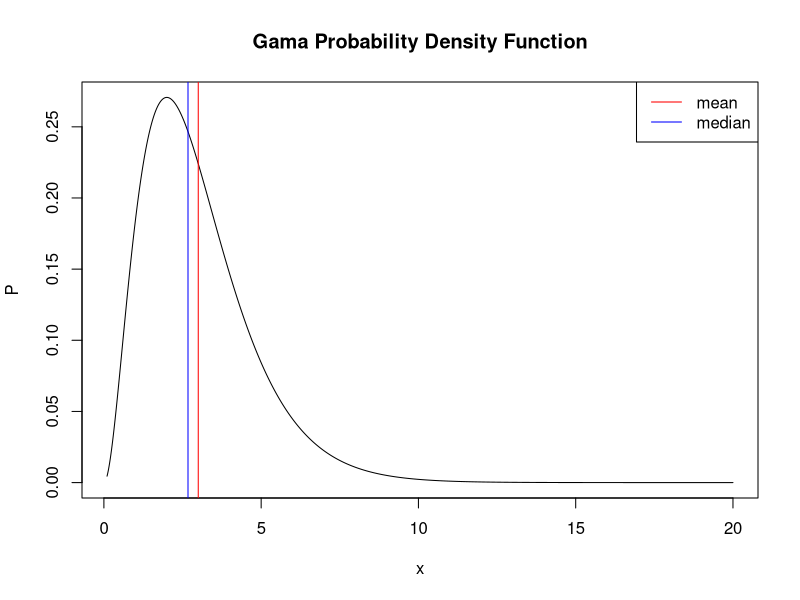
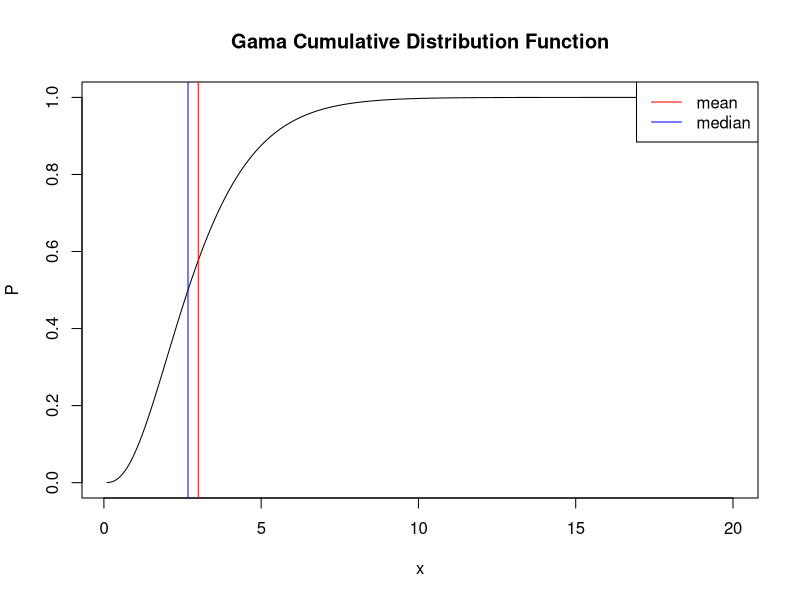
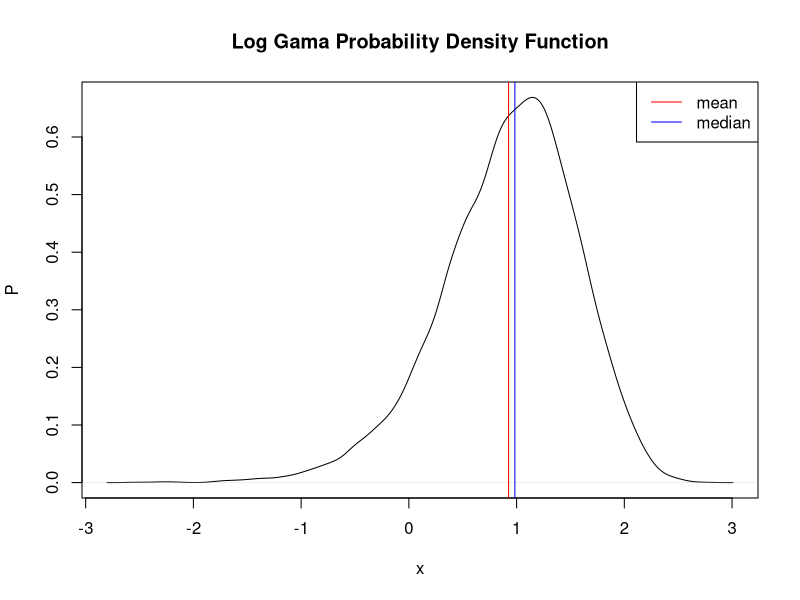
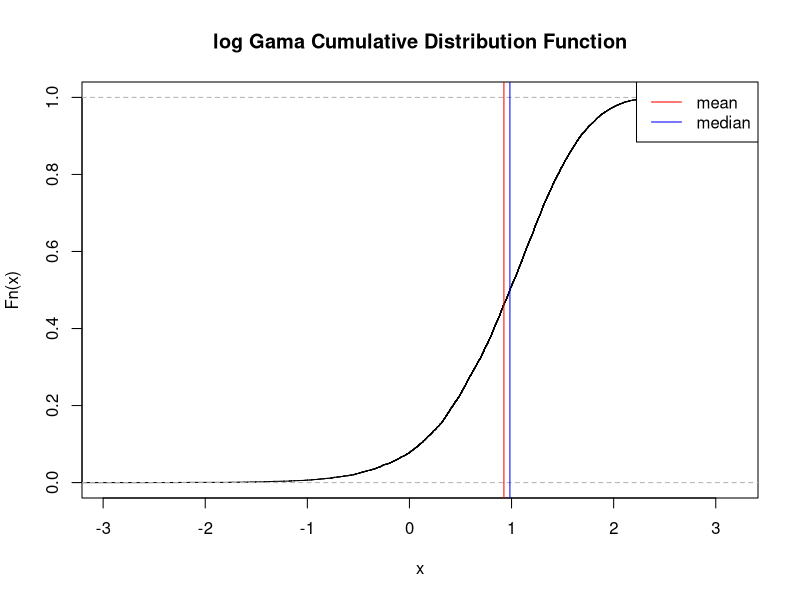
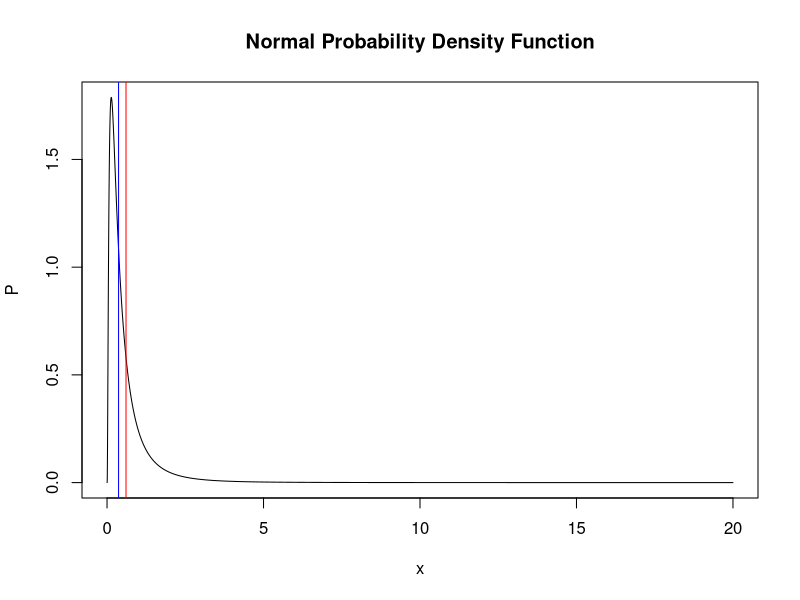
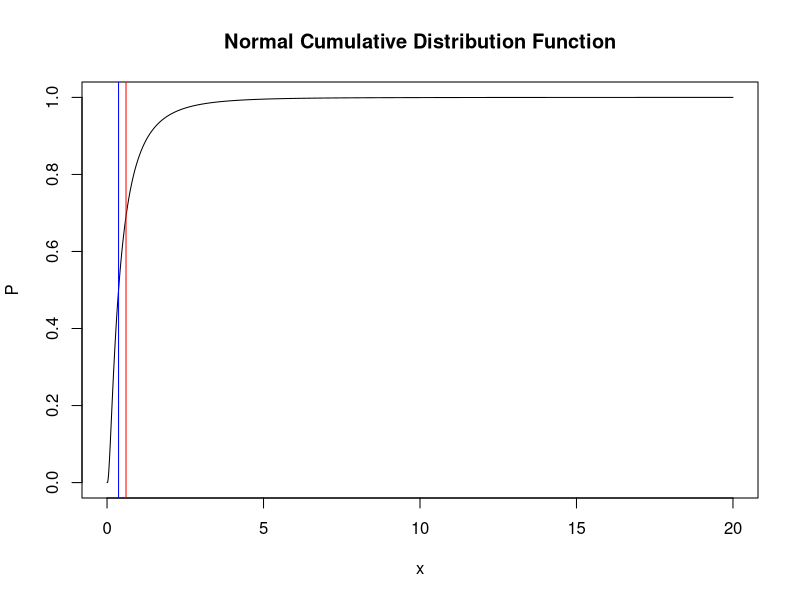
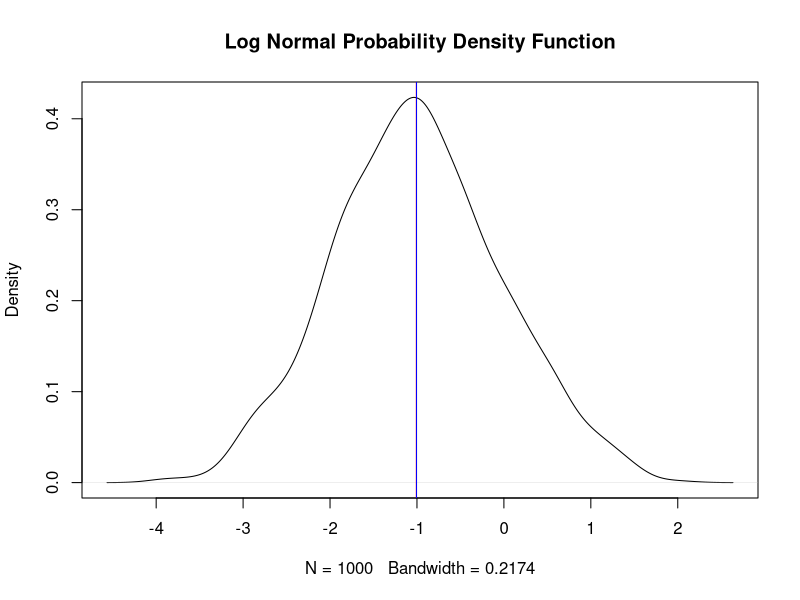
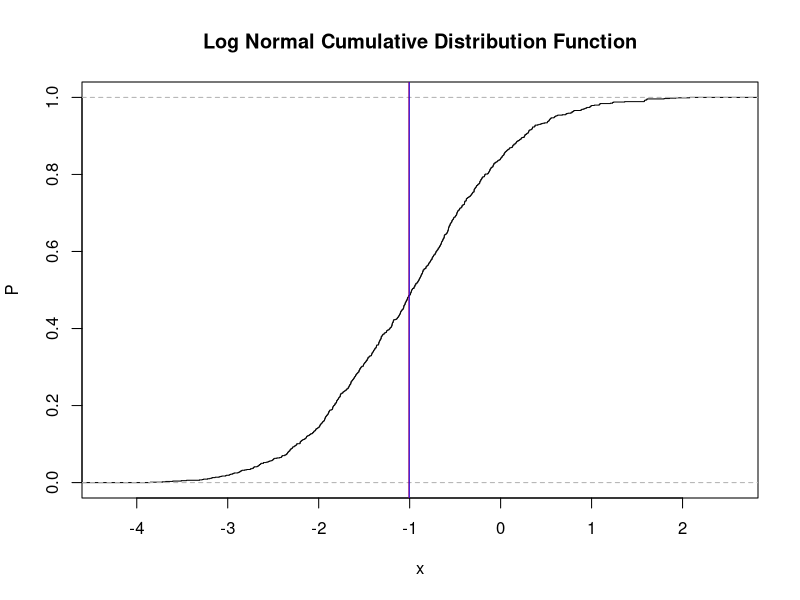

Recreate these plots in R, in order.
## ---- chunk 1
knitr::opts_chunk$set(echo = TRUE)
## ---- chunk 2


x=seq(0.1,20,0.001)
yvalue<-dgamma(x,3,1)
x.mean<-3*1
x.median<- qgamma(0.5,3,1)
plot(x,dgamma(x,3,1),main=
       "Gama Probability Density Function",ylab = "P",xlab = "x",type = "l") + abline(v=x.mean,col="red") + abline(v=x.median,col="blue") 
legend("topright",c("mean","median"),col = c("red","blue"),lty = c(1,1))


x.mean<-3*1
x.median<- qgamma(0.5,3,1)
plot(x,pgamma(x,3,1),main=
       "Gama Cumulative Distribution Function",ylab = "P",xlab = "x",type = "l") + abline(v=x.mean,col="red",labs="m") + abline(v=x.median,col="blue")
legend("topright",c("mean","median"),col = c("red","blue"),lty = c(1,1))



x <- rgamma(10000,3,1)
x.mean<-mean(log(x))
x.median<- median(log(x))
plot(density(log(x)),type = "l",main=
       "Log Gama Probability Density Function",ylab = "P",xlab = "x") + abline(v=x.mean,col="red")+abline(v=x.median,col="blue")
legend("topright",c("mean","median"),col = c("red","blue"),lty = c(1,1))


plot(ecdf(log(x)), main= "log Gama Cumulative Distribution Function") + abline(v=x.mean,col="red",labs="m") + abline(v=x.median,col="blue")
legend("topright",c("mean","median"),col = c("red","blue"),lty = c(1,1))

#text(x.mean,"mean")
#text(x.median,"median")
## ---- chunk 3
x=seq(0,20,0.001)
x.mean<-exp(-1 + 1/2)
x.median<- exp(-1)
plot(x,dlnorm(x,-1,1),main=
       "Normal Probability Density Function",ylab = "P",xlab = "x",type = "l") + abline(v=x.mean,col="red",labs="m") + abline(v=x.median,col="blue") 

plot(x,plnorm(x,-1,1),main=
       "Normal Cumulative Distribution Function",ylab = "P",type="l",xlab = "x") + abline(v=x.mean,col="red",labs="m") + abline(v=x.median,col="blue")

#x=seq(0,20,0.001)

x.mean<-mean(log(rlnorm(1000,-1,1)))
x.median<- median(log(rlnorm(1000,-1,1)))
plot(density(log(rlnorm(1000,-1,1))),main=
       "Log Normal Probability Density Function",type = "l") + abline(v=x.mean,col="red",labs="m") + abline(v=x.median,col="blue") 

plot(ecdf(log(rlnorm(1000,-1,1))),main=
       "Log Normal Cumulative Distribution Function",ylab = "P",xlab = "x") + abline(v=x.mean,col="red",labs="m") + abline(v=x.median,col="blue")
#plot(x,plnorm(x,-1,1))
## ---- chunk 4
x=seq(0,20,0.001)
x.mean<-(0+12)/2
x.median<- (0+12)/2
plot(x,dunif(x,0,12),main=
       "Uniform Probability Density Function",ylab = "P",xlab = "x",type = "l") + abline(v=x.mean,col="red",labs="m") + abline(v=x.median,col="blue") 
legend("topright",c("mean","median"),col = c("red","blue"),lty = c(1,1))

plot(x,punif(x,0,12),main=
       "Uniform Cumulative Distribution Function",ylab = "P",type="l",xlab = "x") + abline(v=x.mean,col="red",labs="m") + abline(v=x.median,col="blue")
legend("topright",c("mean","median"),col = c("red","blue"),lty = c(1,1))

x=seq(0,20,0.001)
x.mean<-mean(log(runif(1000,0,12)))
x.median<- median(log(runif(1000,0,12)))
plot(density(log(runif(1000,0,12))),main=
       "Log Uniform Probability Density Function") + abline(v=x.mean,col="red") + abline(v=x.median,col="blue") 
legend("topright",c("mean","median"),col = c("red","blue"),lty = c(1,1))


plot(ecdf(log(runif(1000,0,12))),main=
       "Log Uniform Cumulative Distribution Function",ylab = "P",xlab = "x") + abline(v=x.mean,col="red") + abline(v=x.median,col="blue")
legend("topright",c("mean","median"),col = c("red","blue"),lty = c(1,1))

## ---- chunk 5
a<-rep(NA,1000)
b<-rep(NA,1000)
for (i in 1:1000) {
        c=rgamma(100,3,1)
        a[i]=mean(c)
        b[i]=exp(mean(log(c)))
        
}
plot(a,b,main="geometic and arithmetic mean",xlab="Arithmetic Mean",ylab="Geometic Mean")
abline(lm(b ~ a))
hist(x=(a-b),main="Difference between Geometic and Arithmetic mean",xlab="Difference")

## ---- chunk 6
x=0:10
exp(log(x))
log(exp(x))
